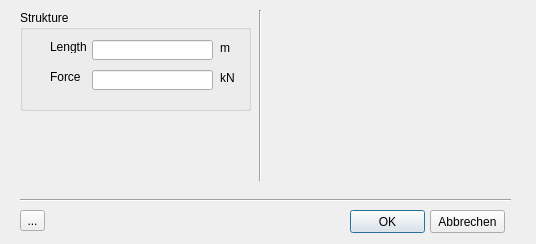
<?xml version="1.0" encoding="UTF-8"?>
<ui version="4.0">
 <class>MyDialog</class>
 <widget class="QDialog" name="MyDialog">
  <property name="enabled">
   <bool>true</bool>
  </property>
  <property name="geometry">
   <rect>
    <x>0</x>
    <y>0</y>
    <width>536</width>
    <height>244</height>
   </rect>
  </property>
  <property name="windowTitle">
   <string>RFEM 6 Python Demo 3</string>
  </property>
  <widget class="QPushButton" name="buttonOK">
   <property name="geometry">
    <rect>
     <x>350</x>
     <y>210</y>
     <width>75</width>
     <height>23</height>
    </rect>
   </property>
   <property name="text">
    <string>OK</string>
   </property>
   <property name="default">
    <bool>true</bool>
   </property>
  </widget>
  <widget class="QPushButton" name="buttonAbbrechen">
   <property name="geometry">
    <rect>
     <x>430</x>
     <y>210</y>
     <width>75</width>
     <height>23</height>
    </rect>
   </property>
   <property name="text">
    <string>Abbrechen</string>
   </property>
  </widget>
  <widget class="QGroupBox" name="groupBox">
   <property name="geometry">
    <rect>
     <x>20</x>
     <y>10</y>
     <width>231</width>
     <height>101</height>
    </rect>
   </property>
   <property name="title">
    <string>Strukture</string>
   </property>
   <widget class="QLineEdit" name="l">
    <property name="geometry">
     <rect>
      <x>72</x>
      <y>30</y>
      <width>121</width>
      <height>20</height>
     </rect>
    </property>
   </widget>
   <widget class="QLabel" name="label_2">
    <property name="geometry">
     <rect>
      <x>30</x>
      <y>30</y>
      <width>47</width>
      <height>13</height>
     </rect>
    </property>
    <property name="text">
     <string>Length</string>
    </property>
   </widget>
   <widget class="QLabel" name="label_3">
    <property name="geometry">
     <rect>
      <x>200</x>
      <y>30</y>
      <width>31</width>
      <height>16</height>
     </rect>
    </property>
    <property name="text">
     <string>m</string>
    </property>
   </widget>
   <widget class="QLabel" name="label_24">
    <property name="geometry">
     <rect>
      <x>200</x>
      <y>60</y>
      <width>31</width>
      <height>16</height>
     </rect>
    </property>
    <property name="text">
     <string>kN</string>
    </property>
   </widget>
   <widget class="QLineEdit" name="f">
    <property name="geometry">
     <rect>
      <x>72</x>
      <y>60</y>
      <width>121</width>
      <height>20</height>
     </rect>
    </property>
   </widget>
   <widget class="QLabel" name="label_25">
    <property name="geometry">
     <rect>
      <x>30</x>
      <y>60</y>
      <width>47</width>
      <height>13</height>
     </rect>
    </property>
    <property name="text">
     <string>Force</string>
    </property>
   </widget>
  </widget>
  <widget class="Line" name="line">
   <property name="geometry">
    <rect>
     <x>20</x>
     <y>190</y>
     <width>491</width>
     <height>20</height>
    </rect>
   </property>
   <property name="orientation">
    <enum>Qt::Horizontal</enum>
   </property>
  </widget>
  <widget class="QToolButton" name="toolButton">
   <property name="geometry">
    <rect>
     <x>20</x>
     <y>210</y>
     <width>25</width>
     <height>21</height>
    </rect>
   </property>
   <property name="text">
    <string>...</string>
   </property>
  </widget>
  <widget class="Line" name="line_2">
   <property name="geometry">
    <rect>
     <x>250</x>
     <y>10</y>
     <width>20</width>
     <height>171</height>
    </rect>
   </property>
   <property name="orientation">
    <enum>Qt::Vertical</enum>
   </property>
  </widget>
  <widget class="QLabel" name="label">
   <property name="geometry">
    <rect>
     <x>270</x>
     <y>10</y>
     <width>241</width>
     <height>161</height>
    </rect>
   </property>
   <property name="text">
    <string/>
   </property>
   <property name="pixmap">
    <pixmap>rc/001.png</pixmap>
   </property>
  </widget>
 </widget>
 <resources/>
 <connections/>
</ui>
